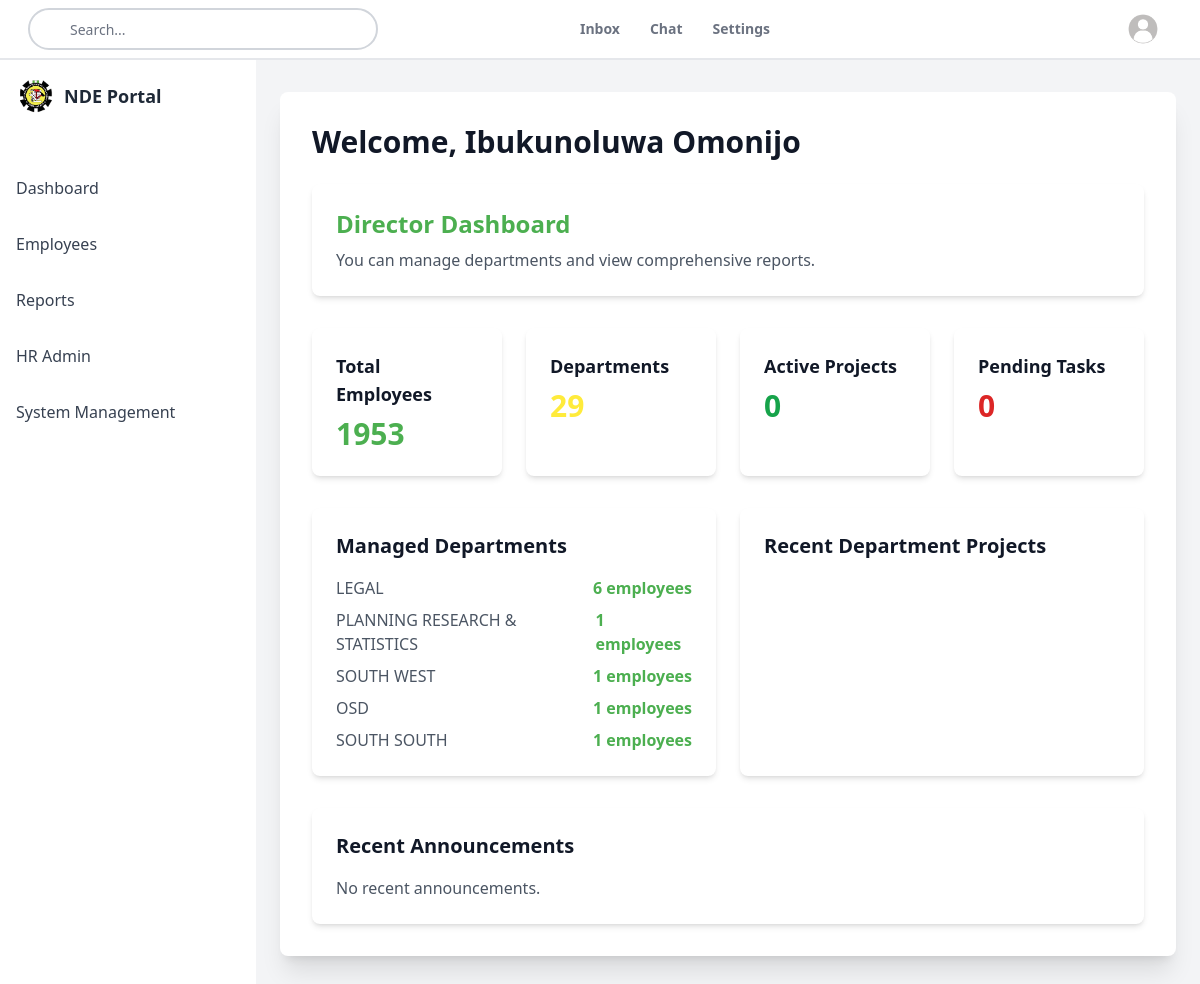
/dashboard/ (signed in), run on the app's committed database.
### core/models.py (models this page shows, shortened)
class Employee(AbstractUser):
    username = None  # Remove username field
    employee_id = models.CharField(
        max_length=20, unique=True, db_index=True, verbose_name="Employee ID")
    email = models.EmailField(unique=True, verbose_name="Email Address")
    first_name = models.CharField(
        max_length=50, verbose_name="First Name")
    middle_name = models.CharField(
        max_length=50, blank=True, null=True, verbose_name="Middle Name")
    last_name = models.CharField(
        max_length=50, verbose_name="Last Name")
    date_joined = models.DateField(verbose_name="Date of First Appointment")
    ippis_number = models.IntegerField(
        unique=True, null=True, blank=True,
    )
    ACCESS_TYPES = [
        ('STAFF', 'Staff'),
        ('RETIRED', 'Retired'),
    ]
    access_type = models.CharField(
        max_length=10, choices=ACCESS_TYPES, default='STAFF', verbose_name="Access Type")
    ROLE_CHOICES = [
        ('DG', 'Director General'),
        ('DIR', 'Director'),
        ('ZD', 'Zonal Director'),
        ('HOD', 'Head of Department'),
        ('HOU', 'Head of Unit'),
        ('STAFF', 'Staff'),
        ('IT_ADMIN', 'IT Admin'),
    ]
    role = models.CharField(
        max_length=20, choices=ROLE_CHOICES, default='STAFF')
    department = models.ForeignKey(
        'Department', on_delete=models.CASCADE, null=True,
        blank=True, related_name='employees', verbose_name="Department")
    date_of_birth = models.DateField(
        null=True, blank=True, verbose_name="Date of Birth")
    gender = models.CharField(max_length=10, choices=[(
        'M', 'Male'), ('F', 'Female')], verbose_name="Gender")
    current_rank = models.CharField(
        max_length=100, blank=True, null=True, verbose_name="Rank")
    EMP_STATUS_CHOICES = [
        ('Active', 'Active'),
        ('Inactive', 'Inactive'),
        ('On Leave', 'On Leave'),
        ('LOA', 'Leave of Absence'),
        ('Secondment', 'Secondment'),
        ('AWOL', 'Absent Without Leave'),
        ('Illness', 'Illness')
    ]
    employment_status = models.CharField(
        max_length=20, choices=EMP_STATUS_CHOICES,
        default='Active', verbose_name="Employment Status")
    date_of_confirmation = models.DateField(
        null=True, blank=True, verbose_name="Date of Confirmation")
    retirement_date = models.DateField(
        null=True, blank=True, verbose_name="Retirement Date")
    is_active = models.BooleanField(default=True)
    created_at = models.DateTimeField(auto_now_add=True)
    updated_at = models.DateTimeField(auto_now=True)
    objects = EmployeeManager()
    history = HistoricalRecords()
    active_objects = ActiveEmployeeManager()
    USERNAME_FIELD = 'employee_id'
    REQUIRED_FIELDS = ['email', 'first_name', 'last_name', 'date_joined']

class Department(models.Model):
    code = models.CharField(max_length=10, unique=False)
    name = models.CharField(max_length=100, unique=True)
    DEPT_TYPES = [
        ('DG OFFICE', 'Director General Office'),
        ('SERVICE', 'Service Department'),
        ('PROGRAMME', 'Programme Department'),
        ('ZONAL', 'Zonal Department'),
        ('BRANCH', 'Branch'),
        ('UNIT', 'Unit'),
    ]
    type = models.CharField(
        max_length=20, choices=DEPT_TYPES, default='SERVICE')
    parent = models.ForeignKey(
        'self', on_delete=models.SET_NULL, null=True, blank=True, related_name='units')

### core/views.py (the view)
# urls.py: path('dashboard/', views.DashboardView.as_view(), name='dashboard'),
class DashboardView(LoginRequiredMixin, TemplateView):
    template_name = 'dashboards/dashboard.html'
    def get_context_data(self, **kwargs):
        context = super().get_context_data(**kwargs)
        user = self.request.user
        context['total_employees'] = Employee.objects.count()
        context['total_departments'] = Department.objects.count()
        context['active_projects'] = Project.objects.filter(status='ACTIVE').count()
        context['pending_tasks'] = Task.objects.filter(status='PENDING').count()
        context['recent_announcements'] = Announcement.objects.order_by('-created_at')[:5]
        if user.role == 'DG':
            context['department_stats'] = Department.objects.annotate(employee_count=models.Count('employees'))[:5]
            context['recent_hires'] = Employee.objects.order_by('-date_joined')[:5]
        elif user.role in ['DIR', 'ZD']:
            context['managed_departments'] = Department.objects.filter(employees__role__in=['DIR', 'ZD'])
            context['department_projects'] = Project.objects.filter(department__employees__role__in=['DIR', 'ZD']).order_by('-start_date')[:5]
        elif user.role in ['HOD', 'HOU']:
            context['department'] = user.department
            context['department_employees'] = user.department.employees.count()
            context['department_projects'] = Project.objects.filter(department=user.department).order_by('-start_date')[:5]
        else:  # Regular staff and IT Admin
            context['my_tasks'] = Task.objects.filter(assigned_to=user).order_by('due_date')[:5]
            context['my_projects'] = Project.objects.filter(team_members=user).order_by('-start_date')[:5]
        return context

### core/templates/dashboards/dashboard.html (shortened to what this page needs)
{% extends 'base_dashboard.html' %}
{% load static %}
{% load tailwind_tags %}
{% block dashboard_content %}
<div class="container mx-auto px-4 sm:px-6 lg:px-8 py-8">
    <h1 class="text-3xl font-bold text-gray-900 dark:text-white mb-6">
        Welcome, {{ user.get_full_name }}
    </h1>
    <div class="bg-white dark:bg-gray-800 rounded-lg shadow-md p-6 mb-8">
        <h2 class="text-2xl font-bold text-primary dark:text-primary mb-2">
            {% if user.role == 'DG' %}
                Director General Dashboard
            {% elif user.role == 'DIR' %}
                Director Dashboard
            {% elif user.role == 'ZD' %}
                Zonal Director Dashboard
            {% elif user.role == 'HOD' %}
                Head of Department Dashboard
            {% elif user.role == 'HOU' %}
                Head of Unit Dashboard
            {% elif user.role == 'IT_ADMIN' %}
                IT Admin Dashboard
            {% else %}
                Staff Dashboard
            {% endif %}
        </h2>
        <p class="text-gray-600 dark:text-gray-300">
            {% if user.role == 'DG' %}
                You have full access to all system features and reports.
            {% elif user.role in 'DIR,ZD' %}
                You can manage departments and view comprehensive reports.
            {% elif user.role == 'HOD' %}
                You can manage your department and view departmental reports.
            {% elif user.role == 'HOU' %}
                You can manage your unit and view unit-specific reports.
            {% elif user.role == 'IT_ADMIN' %}
                You have access to system management and configuration.
            {% else %}
                You can view your tasks and department updates.
            {% endif %}
        </p>
    </div>
    <div class="grid grid-cols-1 sm:grid-cols-2 lg:grid-cols-4 gap-6 mb-8">
        <div class="bg-white dark:bg-gray-800 rounded-lg shadow-md p-6 transition duration-300 ease-in-out hover:shadow-lg">
            <h3 class="text-lg font-semibold text-gray-900 dark:text-white mb-2">Total Employees</h3>
            <p class="text-3xl font-bold text-primary dark:text-primary">{{ total_employees }}</p>
        </div>
        <div class="bg-white dark:bg-gray-800 rounded-lg shadow-md p-6 transition duration-300 ease-in-out hover:shadow-lg">
            <h3 class="text-lg font-semibold text-gray-900 dark:text-white mb-2">Departments</h3>
            <p class="text-3xl font-bold text-secondary dark:text-secondary">{{ total_departments }}</p>
        </div>
        <div class="bg-white dark:bg-gray-800 rounded-lg shadow-md p-6 transition duration-300 ease-in-out hover:shadow-lg">
            <h3 class="text-lg font-semibold text-gray-900 dark:text-white mb-2">Active Projects</h3>
            <p class="text-3xl font-bold text-green-600 dark:text-green-400">{{ active_projects }}</p>
        </div>
        <div class="bg-white dark:bg-gray-800 rounded-lg shadow-md p-6 transition duration-300 ease-in-out hover:shadow-lg">
            <h3 class="text-lg font-semibold text-gray-900 dark:text-white mb-2">Pending Tasks</h3>
            <p class="text-3xl font-bold text-red-600 dark:text-red-400">{{ pending_tasks }}</p>
        </div>
    </div>
    {% if user.role == 'DG' %}
        <div class="grid grid-cols-1 lg:grid-cols-2 gap-6 mb-8">
            <div class="bg-white dark:bg-gray-800 rounded-lg shadow-md p-6">
                <h3 class="text-xl font-semibold text-gray-900 dark:text-white mb-4">Department Overview</h3>
                <ul class="space-y-2">
                    {% for dept in department_stats %}
                        <li class="flex justify-between items-center">
                            <span class="text-gray-600 dark:text-gray-300">{{ dept.name }}</span>
                            <span class="font-semibold text-primary dark:text-primary">{{ dept.employee_count }} employees</span>
                        </li>
                    {% endfor %}
                </ul>
            </div>
            <div class="bg-white dark:bg-gray-800 rounded-lg shadow-md p-6">
                <h3 class="text-xl font-semibold text-gray-900 dark:text-white mb-4">Recent Hires</h3>
                <ul class="space-y-2">
                    {% for employee in recent_hires %}
                        <li class="flex justify-between items-center">
                            <span class="text-gray-600 dark:text-gray-300">{{ employee.get_full_name }}</span>
                            <span class="text-sm text-gray-500 dark:text-gray-400">Joined: {{ employee.date_joined|date:"M d, Y" }}</span>
                        </li>
                    {% endfor %}
                </ul>
            </div>
        </div>
    {% elif user.role == 'DIR' or user.role == 'ZD' %}
        <div class="grid grid-cols-1 lg:grid-cols-2 gap-6 mb-8">
            <div class="bg-white dark:bg-gray-800 rounded-lg shadow-md p-6">
                <h3 class="text-xl font-semibold text-gray-900 dark:text-white mb-4">Managed Departments</h3>
                <ul class="space-y-2">
                    {% for dept in managed_departments %}
                        <li class="flex justify-between items-center">
                            <span class="text-gray-600 dark:text-gray-300">{{ dept.name }}</span>
                            <span class="font-semibold text-primary dark:text-primary">{{ dept.employees.count }} employees</span>
                        </li>
                    {% endfor %}
                </ul>
            </div>
            <div class="bg-white dark:bg-gray-800 rounded-lg shadow-md p-6">
                <h3 class="text-xl font-semibold text-gray-900 dark:text-white mb-4">Recent Department Projects</h3>
            </div>
        </div>
    {% endif %}
    <div class="bg-white dark:bg-gray-800 rounded-lg shadow-md p-6">
        <h3 class="text-xl font-semibold text-gray-900 dark:text-white mb-4">Recent Announcements</h3>
        <ul class="space-y-4">
            {% for announcement in recent_announcements %}
                <li class="border-b border-gray-200 dark:border-gray-700 pb-4 last:border-b-0 last:pb-0">
                    <h4 class="text-lg font-semibold text-primary dark:text-primary">{{ announcement.title }}</h4>
                    <p class="text-gray-600 dark:text-gray-300">{{ announcement.content|truncatewords:30 }}</p>
                    <p class="text-sm text-gray-500 dark:text-gray-400 mt-1">Posted on: {{ announcement.created_at|date:"M d, Y" }}</p>
                </li>
            {% empty %}
                <li class="text-gray-600 dark:text-gray-300">No recent announcements.</li>
            {% endfor %}
        </ul>
    </div>
</div>
{% endblock %}

### data on the page
Employee: get_full_name "Ibukunoluwa Omonijo"
Department: name "LEGAL", employees.count "6"
Department: name "PLANNING RESEARCH & STATISTICS", employees.count "1"
Department: name "SOUTH WEST", employees.count "1"
Department: name "OSD", employees.count "1"
Department: name "SOUTH SOUTH", employees.count "1"

### other printed values
{{ total_employees }} "1953"
{{ total_departments }} "29"
{{ active_projects }} "0"
{{ pending_tasks }} "0"
